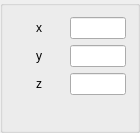
<?xml version="1.0" encoding="UTF-8"?>
<ui version="4.0">
 <class>GroupBox</class>
 <widget class="QGroupBox" name="GroupBox">
  <property name="geometry">
   <rect>
    <x>0</x>
    <y>0</y>
    <width>140</width>
    <height>133</height>
   </rect>
  </property>
  <property name="windowTitle">
   <string>GroupBox</string>
  </property>
  <layout class="QVBoxLayout" name="verticalLayout" stretch="0">
   <item>
    <layout class="QFormLayout" name="formLayout">
     <item row="0" column="0">
      <widget class="QLabel" name="xLabel">
       <property name="minimumSize">
        <size>
         <width>50</width>
         <height>0</height>
        </size>
       </property>
       <property name="text">
        <string>x</string>
       </property>
       <property name="alignment">
        <set>Qt::AlignCenter</set>
       </property>
      </widget>
     </item>
     <item row="0" column="1">
      <widget class="QLineEdit" name="xLineEdit">
       <property name="inputMask">
        <string>999</string>
       </property>
       <property name="alignment">
        <set>Qt::AlignCenter</set>
       </property>
      </widget>
     </item>
     <item row="1" column="0">
      <widget class="QLabel" name="yLabel">
       <property name="minimumSize">
        <size>
         <width>50</width>
         <height>0</height>
        </size>
       </property>
       <property name="text">
        <string>y</string>
       </property>
       <property name="alignment">
        <set>Qt::AlignCenter</set>
       </property>
      </widget>
     </item>
     <item row="1" column="1">
      <widget class="QLineEdit" name="yLineEdit">
       <property name="inputMask">
        <string>999</string>
       </property>
       <property name="alignment">
        <set>Qt::AlignCenter</set>
       </property>
      </widget>
     </item>
     <item row="2" column="0">
      <widget class="QLabel" name="zLabel">
       <property name="minimumSize">
        <size>
         <width>50</width>
         <height>0</height>
        </size>
       </property>
       <property name="text">
        <string>z</string>
       </property>
       <property name="alignment">
        <set>Qt::AlignCenter</set>
       </property>
      </widget>
     </item>
     <item row="2" column="1">
      <widget class="QLineEdit" name="zLineEdit">
       <property name="inputMask">
        <string>999</string>
       </property>
       <property name="alignment">
        <set>Qt::AlignCenter</set>
       </property>
      </widget>
     </item>
    </layout>
   </item>
  </layout>
 </widget>
 <resources/>
 <connections/>
</ui>
